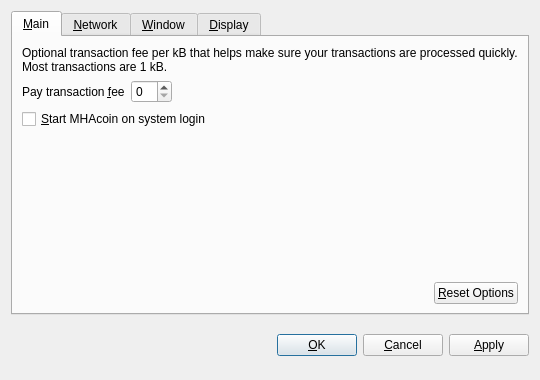
<?xml version="1.0" encoding="UTF-8"?>
<ui version="4.0">
 <class>OptionsDialog</class>
 <widget class="QDialog" name="OptionsDialog">
  <property name="geometry">
   <rect>
    <x>0</x>
    <y>0</y>
    <width>540</width>
    <height>380</height>
   </rect>
  </property>
  <property name="windowTitle">
   <string>Options</string>
  </property>
  <property name="modal">
   <bool>true</bool>
  </property>
  <layout class="QVBoxLayout" name="verticalLayout">
   <item>
    <widget class="QTabWidget" name="tabWidget">
     <property name="tabPosition">
      <enum>QTabWidget::North</enum>
     </property>
     <property name="currentIndex">
      <number>0</number>
     </property>
     <widget class="QWidget" name="tabMain">
      <attribute name="title">
       <string>&amp;Main</string>
      </attribute>
      <layout class="QVBoxLayout" name="verticalLayout_Main">
       <item>
        <widget class="QLabel" name="transactionFeeInfoLabel">
         <property name="text">
          <string>Optional transaction fee per kB that helps make sure your transactions are processed quickly. Most transactions are 1 kB.</string>
         </property>
         <property name="textFormat">
          <enum>Qt::PlainText</enum>
         </property>
         <property name="wordWrap">
          <bool>true</bool>
         </property>
        </widget>
       </item>
       <item>
        <layout class="QHBoxLayout" name="horizontalLayout_1_Main">
         <item>
          <widget class="QLabel" name="transactionFeeLabel">
           <property name="text">
            <string>Pay transaction &amp;fee</string>
           </property>
           <property name="textFormat">
            <enum>Qt::PlainText</enum>
           </property>
           <property name="buddy">
            <cstring>transactionFee</cstring>
           </property>
          </widget>
         </item>
         <item>
          <widget class="BitcoinAmountField" name="transactionFee"/>
         </item>
         <item>
          <spacer name="horizontalSpacer_1_Main">
           <property name="orientation">
            <enum>Qt::Horizontal</enum>
           </property>
           <property name="sizeHint" stdset="0">
            <size>
             <width>40</width>
             <height>20</height>
            </size>
           </property>
          </spacer>
         </item>
        </layout>
       </item>
       <item>
        <widget class="QCheckBox" name="bitcoinAtStartup">
         <property name="toolTip">
          <string>Automatically start MHAcoin after logging in to the system.</string>
         </property>
         <property name="text">
          <string>&amp;Start MHAcoin on system login</string>
         </property>
        </widget>
       </item>
       <item>
        <spacer name="verticalSpacer_Main">
         <property name="orientation">
          <enum>Qt::Vertical</enum>
         </property>
         <property name="sizeHint" stdset="0">
          <size>
           <width>20</width>
           <height>40</height>
          </size>
         </property>
        </spacer>
       </item>
       <item>
        <layout class="QHBoxLayout" name="horizontalLayout_2_Main">
         <item>
          <spacer name="horizontalSpacer_2_Main">
           <property name="orientation">
            <enum>Qt::Horizontal</enum>
           </property>
           <property name="sizeHint" stdset="0">
            <size>
             <width>40</width>
             <height>20</height>
            </size>
           </property>
          </spacer>
         </item>
         <item>
          <widget class="QPushButton" name="resetButton">
           <property name="toolTip">
            <string>Reset all client options to default.</string>
           </property>
           <property name="text">
            <string>&amp;Reset Options</string>
           </property>
           <property name="autoDefault">
            <bool>false</bool>
           </property>
          </widget>
         </item>
        </layout>
       </item>
      </layout>
     </widget>
     <widget class="QWidget" name="tabNetwork">
      <attribute name="title">
       <string>&amp;Network</string>
      </attribute>
      <layout class="QVBoxLayout" name="verticalLayout_Network">
       <item>
        <widget class="QCheckBox" name="mapPortUpnp">
         <property name="toolTip">
          <string>Automatically open the MHAcoin client port on the router. This only works when your router supports UPnP and it is enabled.</string>
         </property>
         <property name="text">
          <string>Map port using &amp;UPnP</string>
         </property>
        </widget>
       </item>
       <item>
        <widget class="QCheckBox" name="connectSocks">
         <property name="toolTip">
          <string>Connect to the MHAcoin network through a SOCKS proxy (e.g. when connecting through Tor).</string>
         </property>
         <property name="text">
          <string>&amp;Connect through SOCKS proxy:</string>
         </property>
        </widget>
       </item>
       <item>
        <layout class="QHBoxLayout" name="horizontalLayout_Network">
         <item>
          <widget class="QLabel" name="proxyIpLabel">
           <property name="text">
            <string>Proxy &amp;IP:</string>
           </property>
           <property name="textFormat">
            <enum>Qt::PlainText</enum>
           </property>
           <property name="buddy">
            <cstring>proxyIp</cstring>
           </property>
          </widget>
         </item>
         <item>
          <widget class="QValidatedLineEdit" name="proxyIp">
           <property name="maximumSize">
            <size>
             <width>140</width>
             <height>16777215</height>
            </size>
           </property>
           <property name="toolTip">
            <string>IP address of the proxy (e.g. 127.0.0.1)</string>
           </property>
          </widget>
         </item>
         <item>
          <widget class="QLabel" name="proxyPortLabel">
           <property name="text">
            <string>&amp;Port:</string>
           </property>
           <property name="textFormat">
            <enum>Qt::PlainText</enum>
           </property>
           <property name="buddy">
            <cstring>proxyPort</cstring>
           </property>
          </widget>
         </item>
         <item>
          <widget class="QLineEdit" name="proxyPort">
           <property name="maximumSize">
            <size>
             <width>55</width>
             <height>16777215</height>
            </size>
           </property>
           <property name="toolTip">
            <string>Port of the proxy (e.g. 9050)</string>
           </property>
          </widget>
         </item>
         <item>
          <widget class="QLabel" name="socksVersionLabel">
           <property name="text">
            <string>SOCKS &amp;Version:</string>
           </property>
           <property name="textFormat">
            <enum>Qt::PlainText</enum>
           </property>
           <property name="buddy">
            <cstring>socksVersion</cstring>
           </property>
          </widget>
         </item>
         <item>
          <widget class="QValueComboBox" name="socksVersion">
           <property name="toolTip">
            <string>SOCKS version of the proxy (e.g. 5)</string>
           </property>
          </widget>
         </item>
         <item>
          <spacer name="horizontalSpacer_Network">
           <property name="orientation">
            <enum>Qt::Horizontal</enum>
           </property>
           <property name="sizeHint" stdset="0">
            <size>
             <width>40</width>
             <height>20</height>
            </size>
           </property>
          </spacer>
         </item>
        </layout>
       </item>
       <item>
        <spacer name="verticalSpacer_Network">
         <property name="orientation">
          <enum>Qt::Vertical</enum>
         </property>
         <property name="sizeHint" stdset="0">
          <size>
           <width>20</width>
           <height>40</height>
          </size>
         </property>
        </spacer>
       </item>
      </layout>
     </widget>
     <widget class="QWidget" name="tabWindow">
      <attribute name="title">
       <string>&amp;Window</string>
      </attribute>
      <layout class="QVBoxLayout" name="verticalLayout_Window">
       <item>
        <widget class="QCheckBox" name="minimizeToTray">
         <property name="toolTip">
          <string>Show only a tray icon after minimizing the window.</string>
         </property>
         <property name="text">
          <string>&amp;Minimize to the tray instead of the taskbar</string>
         </property>
        </widget>
       </item>
       <item>
        <widget class="QCheckBox" name="minimizeOnClose">
         <property name="toolTip">
          <string>Minimize instead of exit the application when the window is closed. When this option is enabled, the application will be closed only after selecting Quit in the menu.</string>
         </property>
         <property name="text">
          <string>M&amp;inimize on close</string>
         </property>
        </widget>
       </item>
       <item>
        <spacer name="verticalSpacer_Window">
         <property name="orientation">
          <enum>Qt::Vertical</enum>
         </property>
         <property name="sizeHint" stdset="0">
          <size>
           <width>20</width>
           <height>40</height>
          </size>
         </property>
        </spacer>
       </item>
      </layout>
     </widget>
     <widget class="QWidget" name="tabDisplay">
      <attribute name="title">
       <string>&amp;Display</string>
      </attribute>
      <layout class="QVBoxLayout" name="verticalLayout_Display">
       <item>
        <layout class="QHBoxLayout" name="horizontalLayout_1_Display">
         <item>
          <widget class="QLabel" name="langLabel">
           <property name="text">
            <string>User Interface &amp;language:</string>
           </property>
           <property name="textFormat">
            <enum>Qt::PlainText</enum>
           </property>
           <property name="buddy">
            <cstring>lang</cstring>
           </property>
          </widget>
         </item>
         <item>
          <widget class="QValueComboBox" name="lang">
           <property name="toolTip">
            <string>The user interface language can be set here. This setting will take effect after restarting MHAcoin.</string>
           </property>
          </widget>
         </item>
        </layout>
       </item>
       <item>
        <layout class="QHBoxLayout" name="horizontalLayout_2_Display">
         <item>
          <widget class="QLabel" name="unitLabel">
           <property name="text">
            <string>&amp;Unit to show amounts in:</string>
           </property>
           <property name="textFormat">
            <enum>Qt::PlainText</enum>
           </property>
           <property name="buddy">
            <cstring>unit</cstring>
           </property>
          </widget>
         </item>
         <item>
          <widget class="QValueComboBox" name="unit">
           <property name="toolTip">
            <string>Choose the default subdivision unit to show in the interface and when sending coins.</string>
           </property>
          </widget>
         </item>
        </layout>
       </item>
       <item>
        <widget class="QCheckBox" name="displayAddresses">
         <property name="toolTip">
          <string>Whether to show MHAcoin addresses in the transaction list or not.</string>
         </property>
         <property name="text">
          <string>&amp;Display addresses in transaction list</string>
         </property>
        </widget>
       </item>
       <item>
        <widget class="QCheckBox" name="coinControlFeatures">
         <property name="toolTip">
          <string>Whether to show coin control features or not.</string>
         </property>
         <property name="text">
          <string>Display coin &amp;control features (experts only!)</string>
         </property>
        </widget>
       </item>
       <item>
        <spacer name="verticalSpacer_Display">
         <property name="orientation">
          <enum>Qt::Vertical</enum>
         </property>
         <property name="sizeHint" stdset="0">
          <size>
           <width>20</width>
           <height>40</height>
          </size>
         </property>
        </spacer>
       </item>
      </layout>
     </widget>
    </widget>
   </item>
   <item>
    <layout class="QHBoxLayout" name="horizontalLayout_Buttons">
     <item>
      <spacer name="horizontalSpacer_1">
       <property name="orientation">
        <enum>Qt::Horizontal</enum>
       </property>
       <property name="sizeHint" stdset="0">
        <size>
         <width>40</width>
         <height>48</height>
        </size>
       </property>
      </spacer>
     </item>
     <item>
      <widget class="QLabel" name="statusLabel">
       <property name="font">
        <font>
         <weight>75</weight>
         <bold>true</bold>
        </font>
       </property>
       <property name="text">
        <string/>
       </property>
       <property name="textFormat">
        <enum>Qt::PlainText</enum>
       </property>
       <property name="wordWrap">
        <bool>true</bool>
       </property>
      </widget>
     </item>
     <item>
      <spacer name="horizontalSpacer_2">
       <property name="orientation">
        <enum>Qt::Horizontal</enum>
       </property>
       <property name="sizeHint" stdset="0">
        <size>
         <width>40</width>
         <height>48</height>
        </size>
       </property>
      </spacer>
     </item>
     <item>
      <widget class="QPushButton" name="okButton">
       <property name="text">
        <string>&amp;OK</string>
       </property>
      </widget>
     </item>
     <item>
      <widget class="QPushButton" name="cancelButton">
       <property name="text">
        <string>&amp;Cancel</string>
       </property>
       <property name="autoDefault">
        <bool>false</bool>
       </property>
      </widget>
     </item>
     <item>
      <widget class="QPushButton" name="applyButton">
       <property name="text">
        <string>&amp;Apply</string>
       </property>
       <property name="autoDefault">
        <bool>false</bool>
       </property>
      </widget>
     </item>
    </layout>
   </item>
  </layout>
 </widget>
 <customwidgets>
  <customwidget>
   <class>BitcoinAmountField</class>
   <extends>QSpinBox</extends>
   <header>bitcoinamountfield.h</header>
  </customwidget>
  <customwidget>
   <class>QValueComboBox</class>
   <extends>QComboBox</extends>
   <header>qvaluecombobox.h</header>
  </customwidget>
  <customwidget>
   <class>QValidatedLineEdit</class>
   <extends>QLineEdit</extends>
   <header>qvalidatedlineedit.h</header>
  </customwidget>
 </customwidgets>
 <resources/>
 <connections/>
</ui>
